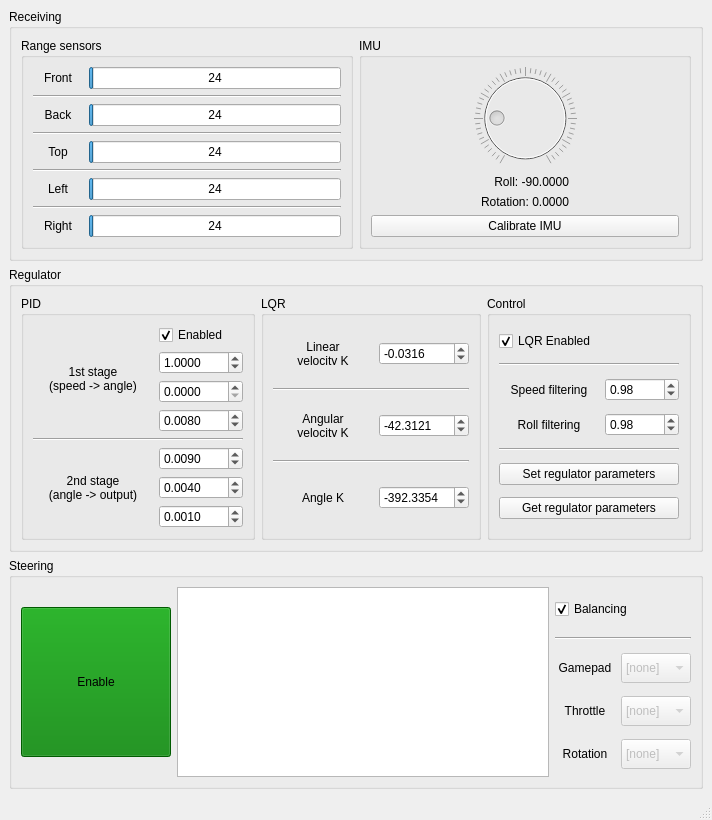
<?xml version="1.0" encoding="UTF-8"?>
<ui version="4.0">
 <class>RysRemoteMainWindow</class>
 <widget class="QMainWindow" name="RysRemoteMainWindow">
  <property name="geometry">
   <rect>
    <x>0</x>
    <y>0</y>
    <width>712</width>
    <height>820</height>
   </rect>
  </property>
  <property name="windowTitle">
   <string>RysRemote</string>
  </property>
  <widget class="QWidget" name="centralwidget">
   <layout class="QVBoxLayout" name="verticalLayout_2">
    <item>
     <widget class="QGroupBox" name="receivingGroupBox">
      <property name="title">
       <string>Receiving</string>
      </property>
      <layout class="QHBoxLayout" name="horizontalLayout">
       <item>
        <widget class="QGroupBox" name="rangeSensorsGroupBox">
         <property name="title">
          <string>Range sensors</string>
         </property>
         <layout class="QVBoxLayout" name="verticalLayout">
          <item>
           <layout class="QHBoxLayout" name="horizontalLayout_8">
            <item>
             <widget class="QLabel" name="rangeFrontLabel">
              <property name="sizePolicy">
               <sizepolicy hsizetype="Fixed" vsizetype="Preferred">
                <horstretch>0</horstretch>
                <verstretch>0</verstretch>
               </sizepolicy>
              </property>
              <property name="minimumSize">
               <size>
                <width>50</width>
                <height>20</height>
               </size>
              </property>
              <property name="text">
               <string>Front</string>
              </property>
              <property name="alignment">
               <set>Qt::AlignCenter</set>
              </property>
             </widget>
            </item>
            <item>
             <widget class="QProgressBar" name="rangeFrontBar">
              <property name="sizePolicy">
               <sizepolicy hsizetype="Expanding" vsizetype="Fixed">
                <horstretch>0</horstretch>
                <verstretch>0</verstretch>
               </sizepolicy>
              </property>
              <property name="minimumSize">
               <size>
                <width>100</width>
                <height>0</height>
               </size>
              </property>
              <property name="maximum">
               <number>1500</number>
              </property>
              <property name="value">
               <number>24</number>
              </property>
              <property name="invertedAppearance">
               <bool>false</bool>
              </property>
              <property name="format">
               <string>%v</string>
              </property>
             </widget>
            </item>
           </layout>
          </item>
          <item>
           <widget class="Line" name="line_5">
            <property name="orientation">
             <enum>Qt::Horizontal</enum>
            </property>
           </widget>
          </item>
          <item>
           <layout class="QHBoxLayout" name="horizontalLayout_11">
            <item>
             <widget class="QLabel" name="rangeBackLabel">
              <property name="sizePolicy">
               <sizepolicy hsizetype="Fixed" vsizetype="Preferred">
                <horstretch>0</horstretch>
                <verstretch>0</verstretch>
               </sizepolicy>
              </property>
              <property name="minimumSize">
               <size>
                <width>50</width>
                <height>20</height>
               </size>
              </property>
              <property name="text">
               <string>Back</string>
              </property>
              <property name="alignment">
               <set>Qt::AlignCenter</set>
              </property>
             </widget>
            </item>
            <item>
             <widget class="QProgressBar" name="rangeBackBar">
              <property name="sizePolicy">
               <sizepolicy hsizetype="Expanding" vsizetype="Fixed">
                <horstretch>0</horstretch>
                <verstretch>0</verstretch>
               </sizepolicy>
              </property>
              <property name="minimumSize">
               <size>
                <width>100</width>
                <height>0</height>
               </size>
              </property>
              <property name="maximum">
               <number>1500</number>
              </property>
              <property name="value">
               <number>24</number>
              </property>
              <property name="invertedAppearance">
               <bool>false</bool>
              </property>
              <property name="format">
               <string>%v</string>
              </property>
             </widget>
            </item>
           </layout>
          </item>
          <item>
           <widget class="Line" name="line_4">
            <property name="orientation">
             <enum>Qt::Horizontal</enum>
            </property>
           </widget>
          </item>
          <item>
           <layout class="QHBoxLayout" name="horizontalLayout_9">
            <item>
             <widget class="QLabel" name="rangeTopLabel">
              <property name="sizePolicy">
               <sizepolicy hsizetype="Fixed" vsizetype="Preferred">
                <horstretch>0</horstretch>
                <verstretch>0</verstretch>
               </sizepolicy>
              </property>
              <property name="minimumSize">
               <size>
                <width>50</width>
                <height>20</height>
               </size>
              </property>
              <property name="text">
               <string>Top</string>
              </property>
              <property name="alignment">
               <set>Qt::AlignCenter</set>
              </property>
             </widget>
            </item>
            <item>
             <widget class="QProgressBar" name="rangeTopBar">
              <property name="sizePolicy">
               <sizepolicy hsizetype="Expanding" vsizetype="Fixed">
                <horstretch>0</horstretch>
                <verstretch>0</verstretch>
               </sizepolicy>
              </property>
              <property name="minimumSize">
               <size>
                <width>100</width>
                <height>0</height>
               </size>
              </property>
              <property name="maximum">
               <number>1500</number>
              </property>
              <property name="value">
               <number>24</number>
              </property>
              <property name="invertedAppearance">
               <bool>false</bool>
              </property>
              <property name="format">
               <string>%v</string>
              </property>
             </widget>
            </item>
           </layout>
          </item>
          <item>
           <widget class="Line" name="line_12">
            <property name="orientation">
             <enum>Qt::Horizontal</enum>
            </property>
           </widget>
          </item>
          <item>
           <layout class="QHBoxLayout" name="horizontalLayout_10">
            <item>
             <widget class="QLabel" name="rangeLeftLabel">
              <property name="sizePolicy">
               <sizepolicy hsizetype="Fixed" vsizetype="Preferred">
                <horstretch>0</horstretch>
                <verstretch>0</verstretch>
               </sizepolicy>
              </property>
              <property name="minimumSize">
               <size>
                <width>50</width>
                <height>20</height>
               </size>
              </property>
              <property name="text">
               <string>Left</string>
              </property>
              <property name="alignment">
               <set>Qt::AlignCenter</set>
              </property>
             </widget>
            </item>
            <item>
             <widget class="QProgressBar" name="rangeLeftBar">
              <property name="sizePolicy">
               <sizepolicy hsizetype="Expanding" vsizetype="Fixed">
                <horstretch>0</horstretch>
                <verstretch>0</verstretch>
               </sizepolicy>
              </property>
              <property name="minimumSize">
               <size>
                <width>100</width>
                <height>0</height>
               </size>
              </property>
              <property name="maximum">
               <number>1500</number>
              </property>
              <property name="value">
               <number>24</number>
              </property>
              <property name="invertedAppearance">
               <bool>false</bool>
              </property>
              <property name="format">
               <string>%v</string>
              </property>
             </widget>
            </item>
           </layout>
          </item>
          <item>
           <widget class="Line" name="line_16">
            <property name="orientation">
             <enum>Qt::Horizontal</enum>
            </property>
           </widget>
          </item>
          <item>
           <layout class="QHBoxLayout" name="horizontalLayout_12">
            <item>
             <widget class="QLabel" name="rangeRightLabel">
              <property name="sizePolicy">
               <sizepolicy hsizetype="Fixed" vsizetype="Preferred">
                <horstretch>0</horstretch>
                <verstretch>0</verstretch>
               </sizepolicy>
              </property>
              <property name="minimumSize">
               <size>
                <width>50</width>
                <height>20</height>
               </size>
              </property>
              <property name="text">
               <string>Right</string>
              </property>
              <property name="alignment">
               <set>Qt::AlignCenter</set>
              </property>
             </widget>
            </item>
            <item>
             <widget class="QProgressBar" name="rangeRightBar">
              <property name="sizePolicy">
               <sizepolicy hsizetype="Expanding" vsizetype="Fixed">
                <horstretch>0</horstretch>
                <verstretch>0</verstretch>
               </sizepolicy>
              </property>
              <property name="minimumSize">
               <size>
                <width>100</width>
                <height>0</height>
               </size>
              </property>
              <property name="maximum">
               <number>1500</number>
              </property>
              <property name="value">
               <number>24</number>
              </property>
              <property name="invertedAppearance">
               <bool>false</bool>
              </property>
              <property name="format">
               <string>%v</string>
              </property>
             </widget>
            </item>
           </layout>
          </item>
         </layout>
        </widget>
       </item>
       <item>
        <widget class="QGroupBox" name="imuGroupBox">
         <property name="title">
          <string>IMU</string>
         </property>
         <layout class="QVBoxLayout" name="verticalLayout_3">
          <item>
           <widget class="QDial" name="rollDial">
            <property name="enabled">
             <bool>false</bool>
            </property>
            <property name="sizePolicy">
             <sizepolicy hsizetype="Expanding" vsizetype="Expanding">
              <horstretch>0</horstretch>
              <verstretch>0</verstretch>
             </sizepolicy>
            </property>
            <property name="minimumSize">
             <size>
              <width>100</width>
              <height>100</height>
             </size>
            </property>
            <property name="minimum">
             <number>-150</number>
            </property>
            <property name="maximum">
             <number>150</number>
            </property>
            <property name="value">
             <number>-90</number>
            </property>
            <property name="sliderPosition">
             <number>-90</number>
            </property>
            <property name="tracking">
             <bool>true</bool>
            </property>
            <property name="orientation">
             <enum>Qt::Horizontal</enum>
            </property>
            <property name="invertedAppearance">
             <bool>false</bool>
            </property>
            <property name="invertedControls">
             <bool>false</bool>
            </property>
            <property name="wrapping">
             <bool>false</bool>
            </property>
            <property name="notchTarget">
             <double>6.000000000000000</double>
            </property>
            <property name="notchesVisible">
             <bool>true</bool>
            </property>
           </widget>
          </item>
          <item>
           <widget class="QLabel" name="rollValueLabel">
            <property name="minimumSize">
             <size>
              <width>50</width>
              <height>0</height>
             </size>
            </property>
            <property name="text">
             <string>    Roll: -90.0000</string>
            </property>
            <property name="alignment">
             <set>Qt::AlignCenter</set>
            </property>
           </widget>
          </item>
          <item>
           <widget class="QLabel" name="rotationXValueLabel">
            <property name="minimumSize">
             <size>
              <width>50</width>
              <height>0</height>
             </size>
            </property>
            <property name="text">
             <string>Rotation: 0.0000</string>
            </property>
            <property name="alignment">
             <set>Qt::AlignCenter</set>
            </property>
           </widget>
          </item>
          <item>
           <widget class="QPushButton" name="imuCalibrateButton">
            <property name="sizePolicy">
             <sizepolicy hsizetype="Minimum" vsizetype="Fixed">
              <horstretch>0</horstretch>
              <verstretch>0</verstretch>
             </sizepolicy>
            </property>
            <property name="baseSize">
             <size>
              <width>0</width>
              <height>0</height>
             </size>
            </property>
            <property name="text">
             <string>Calibrate IMU</string>
            </property>
           </widget>
          </item>
         </layout>
        </widget>
       </item>
      </layout>
     </widget>
    </item>
    <item>
     <widget class="QGroupBox" name="regulatorGroupBox">
      <property name="title">
       <string>Regulator</string>
      </property>
      <layout class="QHBoxLayout" name="horizontalLayout_3">
       <item>
        <widget class="QGroupBox" name="pidGroupBox">
         <property name="title">
          <string>PID</string>
         </property>
         <layout class="QVBoxLayout" name="verticalLayout_5">
          <item>
           <layout class="QHBoxLayout" name="pidStage1HorizontalLayout">
            <item>
             <widget class="QLabel" name="pidSpeedStageLabel">
              <property name="minimumSize">
               <size>
                <width>120</width>
                <height>40</height>
               </size>
              </property>
              <property name="text">
               <string>1st stage
(speed -&gt; angle)</string>
              </property>
              <property name="alignment">
               <set>Qt::AlignCenter</set>
              </property>
             </widget>
            </item>
            <item>
             <layout class="QVBoxLayout" name="pidSpeedVerticalLayout">
              <item>
               <widget class="QCheckBox" name="pidSpeedStageEnabledCheckBox">
                <property name="text">
                 <string>Enabled</string>
                </property>
                <property name="checked">
                 <bool>true</bool>
                </property>
               </widget>
              </item>
              <item>
               <widget class="QDoubleSpinBox" name="pidSpeedKpSpinBox">
                <property name="minimumSize">
                 <size>
                  <width>80</width>
                  <height>0</height>
                 </size>
                </property>
                <property name="decimals">
                 <number>4</number>
                </property>
                <property name="maximum">
                 <double>100.000000000000000</double>
                </property>
                <property name="singleStep">
                 <double>0.000100000000000</double>
                </property>
                <property name="value">
                 <double>1.000000000000000</double>
                </property>
               </widget>
              </item>
              <item>
               <widget class="QDoubleSpinBox" name="pidSpeedKiSpinBox">
                <property name="minimumSize">
                 <size>
                  <width>80</width>
                  <height>0</height>
                 </size>
                </property>
                <property name="decimals">
                 <number>4</number>
                </property>
                <property name="maximum">
                 <double>100.000000000000000</double>
                </property>
                <property name="singleStep">
                 <double>0.000100000000000</double>
                </property>
                <property name="value">
                 <double>0.000000000000000</double>
                </property>
               </widget>
              </item>
              <item>
               <widget class="QDoubleSpinBox" name="pidSpeedKdSpinBox">
                <property name="minimumSize">
                 <size>
                  <width>80</width>
                  <height>0</height>
                 </size>
                </property>
                <property name="decimals">
                 <number>4</number>
                </property>
                <property name="maximum">
                 <double>1000.000000000000000</double>
                </property>
                <property name="singleStep">
                 <double>0.000000000000000</double>
                </property>
                <property name="value">
                 <double>0.008000000000000</double>
                </property>
               </widget>
              </item>
             </layout>
            </item>
           </layout>
          </item>
          <item>
           <widget class="Line" name="line">
            <property name="orientation">
             <enum>Qt::Horizontal</enum>
            </property>
           </widget>
          </item>
          <item>
           <layout class="QHBoxLayout" name="pidStage2HorizontalLayout">
            <item>
             <widget class="QLabel" name="pidAngleStageLabel">
              <property name="minimumSize">
               <size>
                <width>120</width>
                <height>40</height>
               </size>
              </property>
              <property name="text">
               <string>2nd stage
(angle -&gt; output)</string>
              </property>
              <property name="alignment">
               <set>Qt::AlignCenter</set>
              </property>
             </widget>
            </item>
            <item>
             <layout class="QVBoxLayout" name="pidAngleVerticalLayout">
              <item>
               <widget class="QDoubleSpinBox" name="pidAngleKpSpinBox">
                <property name="minimumSize">
                 <size>
                  <width>80</width>
                  <height>0</height>
                 </size>
                </property>
                <property name="decimals">
                 <number>4</number>
                </property>
                <property name="maximum">
                 <double>1000.000000000000000</double>
                </property>
                <property name="value">
                 <double>0.009000000000000</double>
                </property>
               </widget>
              </item>
              <item>
               <widget class="QDoubleSpinBox" name="pidAngleKiSpinBox">
                <property name="minimumSize">
                 <size>
                  <width>80</width>
                  <height>0</height>
                 </size>
                </property>
                <property name="decimals">
                 <number>4</number>
                </property>
                <property name="maximum">
                 <double>1000.000000000000000</double>
                </property>
                <property name="value">
                 <double>0.004000000000000</double>
                </property>
               </widget>
              </item>
              <item>
               <widget class="QDoubleSpinBox" name="pidAngleKdSpinBox">
                <property name="minimumSize">
                 <size>
                  <width>80</width>
                  <height>0</height>
                 </size>
                </property>
                <property name="decimals">
                 <number>4</number>
                </property>
                <property name="maximum">
                 <double>1000.000000000000000</double>
                </property>
                <property name="value">
                 <double>0.001000000000000</double>
                </property>
               </widget>
              </item>
             </layout>
            </item>
           </layout>
          </item>
         </layout>
        </widget>
       </item>
       <item>
        <widget class="QGroupBox" name="lqrGroupBox">
         <property name="title">
          <string>LQR</string>
         </property>
         <layout class="QVBoxLayout" name="verticalLayout_8">
          <item>
           <layout class="QHBoxLayout" name="lqrLinearVelocityKHorizontalLayout">
            <item>
             <widget class="QLabel" name="lqrLinearVelocityKLabel">
              <property name="minimumSize">
               <size>
                <width>100</width>
                <height>20</height>
               </size>
              </property>
              <property name="text">
               <string>Linear
velocity K</string>
              </property>
              <property name="alignment">
               <set>Qt::AlignCenter</set>
              </property>
             </widget>
            </item>
            <item>
             <widget class="QDoubleSpinBox" name="lqrLinearVelocityKSpinBox">
              <property name="minimumSize">
               <size>
                <width>90</width>
                <height>0</height>
               </size>
              </property>
              <property name="decimals">
               <number>4</number>
              </property>
              <property name="minimum">
               <double>-9999.000000000000000</double>
              </property>
              <property name="maximum">
               <double>9999.000000000000000</double>
              </property>
              <property name="singleStep">
               <double>0.001000000000000</double>
              </property>
              <property name="value">
               <double>-0.031600000000000</double>
              </property>
             </widget>
            </item>
           </layout>
          </item>
          <item>
           <widget class="Line" name="line_9">
            <property name="orientation">
             <enum>Qt::Horizontal</enum>
            </property>
           </widget>
          </item>
          <item>
           <layout class="QHBoxLayout" name="lqrAngularVelocityKHorizontalLayout">
            <item>
             <widget class="QLabel" name="lqrAngularVelocityKLabel">
              <property name="minimumSize">
               <size>
                <width>100</width>
                <height>20</height>
               </size>
              </property>
              <property name="text">
               <string>Angular
velocity K</string>
              </property>
              <property name="alignment">
               <set>Qt::AlignCenter</set>
              </property>
             </widget>
            </item>
            <item>
             <widget class="QDoubleSpinBox" name="lqrAngularVelocityKSpinBox">
              <property name="minimumSize">
               <size>
                <width>90</width>
                <height>0</height>
               </size>
              </property>
              <property name="decimals">
               <number>4</number>
              </property>
              <property name="minimum">
               <double>-9999.000000000000000</double>
              </property>
              <property name="maximum">
               <double>9999.000000000000000</double>
              </property>
              <property name="singleStep">
               <double>0.001000000000000</double>
              </property>
              <property name="value">
               <double>-42.312100000000001</double>
              </property>
             </widget>
            </item>
           </layout>
          </item>
          <item>
           <widget class="Line" name="line_3">
            <property name="orientation">
             <enum>Qt::Horizontal</enum>
            </property>
           </widget>
          </item>
          <item>
           <layout class="QHBoxLayout" name="lqrAngleKHorizontalLayout">
            <item>
             <widget class="QLabel" name="lqrAngleKLabel">
              <property name="minimumSize">
               <size>
                <width>100</width>
                <height>20</height>
               </size>
              </property>
              <property name="text">
               <string>Angle K</string>
              </property>
              <property name="alignment">
               <set>Qt::AlignCenter</set>
              </property>
             </widget>
            </item>
            <item>
             <widget class="QDoubleSpinBox" name="lqrAngleKSpinBox">
              <property name="minimumSize">
               <size>
                <width>90</width>
                <height>0</height>
               </size>
              </property>
              <property name="decimals">
               <number>4</number>
              </property>
              <property name="minimum">
               <double>-9999.000000000000000</double>
              </property>
              <property name="maximum">
               <double>9999.000000000000000</double>
              </property>
              <property name="singleStep">
               <double>0.001000000000000</double>
              </property>
              <property name="value">
               <double>-392.335399999999993</double>
              </property>
             </widget>
            </item>
           </layout>
          </item>
         </layout>
        </widget>
       </item>
       <item>
        <widget class="QGroupBox" name="regulatorControlGroupBox">
         <property name="title">
          <string>Control</string>
         </property>
         <layout class="QVBoxLayout" name="verticalLayout_9">
          <item>
           <widget class="QCheckBox" name="lqrEnabledCheckBox">
            <property name="text">
             <string>LQR Enabled</string>
            </property>
            <property name="checked">
             <bool>true</bool>
            </property>
           </widget>
          </item>
          <item>
           <widget class="Line" name="line_6">
            <property name="orientation">
             <enum>Qt::Horizontal</enum>
            </property>
           </widget>
          </item>
          <item>
           <layout class="QHBoxLayout" name="speedFilteringHorizontalLayout">
            <item>
             <widget class="QLabel" name="speedFilteringLabel">
              <property name="minimumSize">
               <size>
                <width>100</width>
                <height>20</height>
               </size>
              </property>
              <property name="text">
               <string>Speed filtering</string>
              </property>
              <property name="alignment">
               <set>Qt::AlignCenter</set>
              </property>
             </widget>
            </item>
            <item>
             <widget class="QDoubleSpinBox" name="speedFilteringSpinBox">
              <property name="minimumSize">
               <size>
                <width>70</width>
                <height>0</height>
               </size>
              </property>
              <property name="decimals">
               <number>2</number>
              </property>
              <property name="maximum">
               <double>1.000000000000000</double>
              </property>
              <property name="singleStep">
               <double>0.010000000000000</double>
              </property>
              <property name="value">
               <double>0.980000000000000</double>
              </property>
             </widget>
            </item>
           </layout>
          </item>
          <item>
           <layout class="QHBoxLayout" name="rollFilteringHorizontalLayout">
            <item>
             <widget class="QLabel" name="rollFilteringLabel">
              <property name="minimumSize">
               <size>
                <width>100</width>
                <height>20</height>
               </size>
              </property>
              <property name="text">
               <string>Roll filtering</string>
              </property>
              <property name="alignment">
               <set>Qt::AlignCenter</set>
              </property>
             </widget>
            </item>
            <item>
             <widget class="QDoubleSpinBox" name="rollFilteringSpinBox">
              <property name="minimumSize">
               <size>
                <width>70</width>
                <height>0</height>
               </size>
              </property>
              <property name="decimals">
               <number>2</number>
              </property>
              <property name="maximum">
               <double>1.000000000000000</double>
              </property>
              <property name="singleStep">
               <double>0.010000000000000</double>
              </property>
              <property name="value">
               <double>0.980000000000000</double>
              </property>
             </widget>
            </item>
           </layout>
          </item>
          <item>
           <widget class="Line" name="line_7">
            <property name="orientation">
             <enum>Qt::Horizontal</enum>
            </property>
           </widget>
          </item>
          <item>
           <widget class="QPushButton" name="setRegulatorParametersButton">
            <property name="text">
             <string>Set regulator parameters</string>
            </property>
           </widget>
          </item>
          <item>
           <widget class="QPushButton" name="getRegulatorParametersButton">
            <property name="text">
             <string>Get regulator parameters</string>
            </property>
           </widget>
          </item>
         </layout>
        </widget>
       </item>
      </layout>
     </widget>
    </item>
    <item>
     <widget class="QGroupBox" name="steeringGroupBox">
      <property name="title">
       <string>Steering</string>
      </property>
      <layout class="QHBoxLayout" name="horizontalLayout_4">
       <item>
        <widget class="QPushButton" name="enableButton">
         <property name="minimumSize">
          <size>
           <width>150</width>
           <height>150</height>
          </size>
         </property>
         <property name="autoFillBackground">
          <bool>false</bool>
         </property>
         <property name="styleSheet">
          <string notr="true">background-color: green;</string>
         </property>
         <property name="text">
          <string>Enable</string>
         </property>
         <property name="flat">
          <bool>false</bool>
         </property>
        </widget>
       </item>
       <item>
        <layout class="QVBoxLayout" name="steeringVerticalLayout">
         <item>
          <widget class="QGraphicsView" name="steeringGraphicsView">
           <property name="sizePolicy">
            <sizepolicy hsizetype="MinimumExpanding" vsizetype="MinimumExpanding">
             <horstretch>0</horstretch>
             <verstretch>0</verstretch>
            </sizepolicy>
           </property>
           <property name="minimumSize">
            <size>
             <width>100</width>
             <height>100</height>
            </size>
           </property>
           <property name="sizeIncrement">
            <size>
             <width>20</width>
             <height>20</height>
            </size>
           </property>
           <property name="baseSize">
            <size>
             <width>200</width>
             <height>200</height>
            </size>
           </property>
           <property name="verticalScrollBarPolicy">
            <enum>Qt::ScrollBarAlwaysOff</enum>
           </property>
           <property name="horizontalScrollBarPolicy">
            <enum>Qt::ScrollBarAlwaysOff</enum>
           </property>
           <property name="optimizationFlags">
            <set>QGraphicsView::DontAdjustForAntialiasing|QGraphicsView::DontSavePainterState</set>
           </property>
          </widget>
         </item>
        </layout>
       </item>
       <item>
        <layout class="QVBoxLayout" name="axisVerticalLayout">
         <item>
          <widget class="QCheckBox" name="balancingEnabledCheckBox">
           <property name="minimumSize">
            <size>
             <width>0</width>
             <height>30</height>
            </size>
           </property>
           <property name="text">
            <string>Balancing</string>
           </property>
           <property name="checked">
            <bool>true</bool>
           </property>
          </widget>
         </item>
         <item>
          <widget class="Line" name="line_8">
           <property name="orientation">
            <enum>Qt::Horizontal</enum>
           </property>
          </widget>
         </item>
         <item>
          <layout class="QHBoxLayout" name="gamepadHorizontalLayout">
           <item>
            <widget class="QLabel" name="gamepadComboBoxLabel">
             <property name="minimumSize">
              <size>
               <width>60</width>
               <height>30</height>
              </size>
             </property>
             <property name="text">
              <string>Gamepad</string>
             </property>
             <property name="alignment">
              <set>Qt::AlignCenter</set>
             </property>
            </widget>
           </item>
           <item>
            <widget class="QComboBox" name="gamepadComboBox">
             <property name="enabled">
              <bool>false</bool>
             </property>
             <property name="minimumSize">
              <size>
               <width>70</width>
               <height>30</height>
              </size>
             </property>
             <item>
              <property name="text">
               <string>[none]</string>
              </property>
             </item>
            </widget>
           </item>
          </layout>
         </item>
         <item>
          <layout class="QHBoxLayout" name="throttleHorizontalLayout">
           <item>
            <widget class="QLabel" name="throttleComboBoxLabel">
             <property name="minimumSize">
              <size>
               <width>60</width>
               <height>30</height>
              </size>
             </property>
             <property name="text">
              <string>Throttle</string>
             </property>
             <property name="alignment">
              <set>Qt::AlignCenter</set>
             </property>
            </widget>
           </item>
           <item>
            <widget class="QComboBox" name="throttleComboBox">
             <property name="enabled">
              <bool>false</bool>
             </property>
             <property name="minimumSize">
              <size>
               <width>70</width>
               <height>30</height>
              </size>
             </property>
             <item>
              <property name="text">
               <string notr="true">[none]</string>
              </property>
             </item>
             <item>
              <property name="text">
               <string>0</string>
              </property>
             </item>
             <item>
              <property name="text">
               <string>1</string>
              </property>
             </item>
             <item>
              <property name="text">
               <string>2</string>
              </property>
             </item>
             <item>
              <property name="text">
               <string>3</string>
              </property>
             </item>
             <item>
              <property name="text">
               <string>4</string>
              </property>
             </item>
            </widget>
           </item>
          </layout>
         </item>
         <item>
          <layout class="QHBoxLayout" name="rotationHorizontalLayout">
           <item>
            <widget class="QLabel" name="rotationComboBoxLabel">
             <property name="minimumSize">
              <size>
               <width>60</width>
               <height>30</height>
              </size>
             </property>
             <property name="text">
              <string>Rotation</string>
             </property>
             <property name="alignment">
              <set>Qt::AlignCenter</set>
             </property>
            </widget>
           </item>
           <item>
            <widget class="QComboBox" name="rotationComboBox">
             <property name="enabled">
              <bool>false</bool>
             </property>
             <property name="minimumSize">
              <size>
               <width>70</width>
               <height>30</height>
              </size>
             </property>
             <item>
              <property name="text">
               <string notr="true">[none]</string>
              </property>
             </item>
             <item>
              <property name="text">
               <string>0</string>
              </property>
             </item>
             <item>
              <property name="text">
               <string>1</string>
              </property>
             </item>
             <item>
              <property name="text">
               <string>2</string>
              </property>
             </item>
             <item>
              <property name="text">
               <string>3</string>
              </property>
             </item>
             <item>
              <property name="text">
               <string>4</string>
              </property>
             </item>
            </widget>
           </item>
          </layout>
         </item>
        </layout>
       </item>
      </layout>
     </widget>
    </item>
   </layout>
  </widget>
  <widget class="QStatusBar" name="statusBar"/>
 </widget>
 <resources/>
 <connections/>
</ui>
